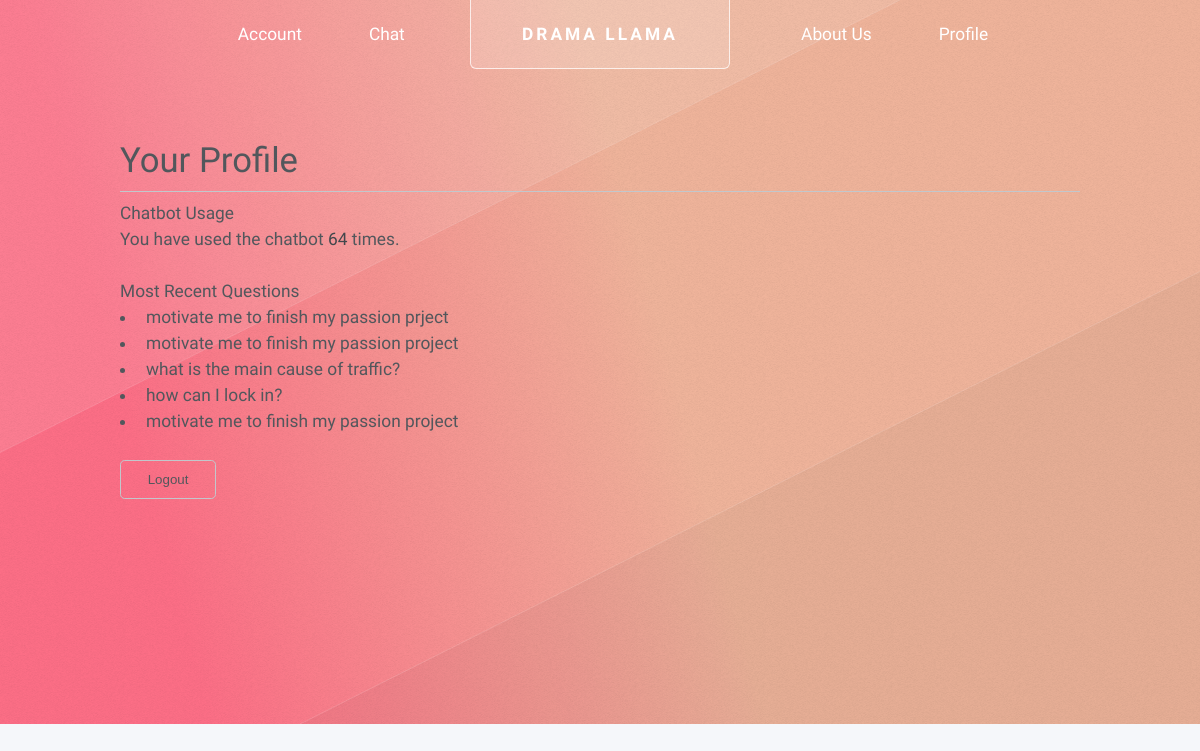
The app's page /profile (signed in), older data.
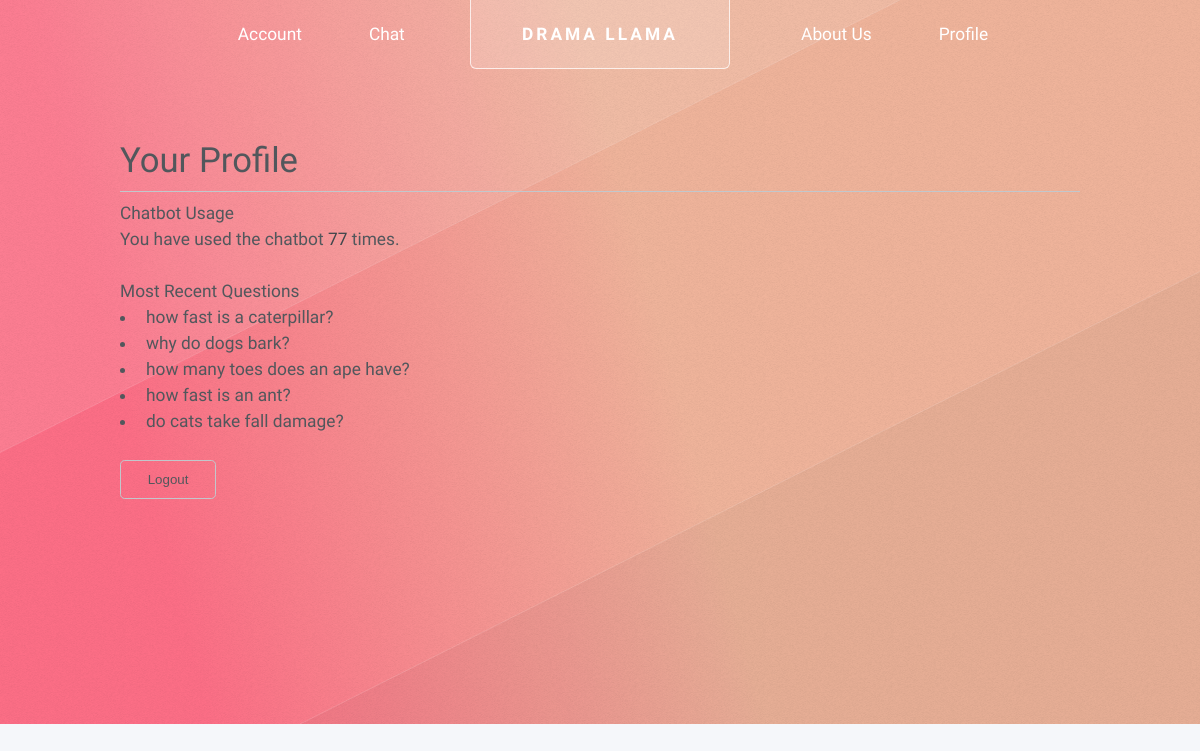
The same page, newer data.
### website/models.py (models this page shows)
class Prompt(db.Model):
    id = db.Column(db.Integer, primary_key=True)
    data = db.Column(db.Text, nullable=False)
    date = db.Column(db.DateTime, default=datetime.utcnow)
    user_id = db.Column(db.Integer, db.ForeignKey('user.id'), nullable=False)

### website/routes.py (the view)
@routes.route('/profile')
@login_required
def profile():
    user_id = current_user.id
    prompts = get_prompts_by_user_id(user_id)
    chat_count = len(prompts)
    recent_questions = [prompt.data for prompt in prompts][-5:]
    return render_template('profile.html', chat_count=chat_count, recent_questions=recent_questions)

### website/__init__.py (called while the page is built)
def create_app():
    app = Flask(__name__)
    app.config['SECRET_KEY'] = '69_2024_0030'
    app.config['SQLALCHEMY_DATABASE_URI'] = 'sqlite:///drama_llama.db'  # Change this URI as needed
    app.config['SQLALCHEMY_TRACK_MODIFICATIONS'] = False
    db.init_app(app)
    login_manager = LoginManager()
    login_manager.login_view = 'routes.login'
    login_manager.init_app(app)
    from .models import User
    @login_manager.user_loader
    def load_user(user_id):
        return User.query.get(int(user_id))
    from .routes import routes
    from .views import views
    app.register_blueprint(routes, url_prefix='/')  # Register Blueprints
    app.register_blueprint(views, url_prefix='/')  # Register Blueprints
    return app

### website/functions.py (called while the page is built)
def get_prompts_by_user_id(user_id):
    return Prompt.query.filter_by(user_id=user_id).all()

### website/templates/profile.html (shortened to what this page needs)
{% extends 'base.html' %}
{% block content %}
<div class="container mt-5">
    <h2>Your Profile</h2>
    <hr>
    <div class="profile-info">
        <h4>Chatbot Usage</h4>
        <p>You have used the chatbot <strong>{{ chat_count }}</strong> times.</p>
    </div>
    <div class="recent-questions mt-4">
        <h4>Most Recent Questions</h4>
        <ul class="list-group">
            {% for question in recent_questions %}
                <li class="list-group-item">{{ question }}</li>
            {% else %}
                <li class="list-group-item">No recent questions found.</li>
            {% endfor %}
        </ul>
    </div>
    <div class="logout-section mt-5">
        <form action="{{ url_for('routes.logout') }}" method="Get">
            <button type="submit" class="btn btn-danger">Logout</button>
        </form>
</div>
<br/>
<br/>
<br/>
<br/>
<br/>
<br/>
{% endblock %}

### website/templates/base.html (shortened to what this page needs)
<!DOCTYPE HTML>
<html>
    <head>
        <link rel="stylesheet" href="{{ url_for('static', filename='assets/css/main.css') }}" />
    </head>
    <body class="homepage is-preload">
        <div id="page-wrapper">
                <div id="header-wrapper">
                    <div id="header" class="container">
                            <h1 id="logo"><a href="/">Drama llama</a></h1>
                        <nav id="nav">
                            <ul>
                                <li>
                                    <a href="#">Account</a>
                                </li>
                                <li>
                                    <a href="#">Chat</a>
                                </li>
                                <li class="break"><a href="{{ url_for('routes.about_us') }}">About Us</a></li>
                                <li><a href="{{ url_for('routes.profile') }}">Profile</a></li>
                            </ul>
                        </nav>
                            <div class="container">{% block content %} {% endblock %}</div>
    </body>
</html>

Row changes from the older to the newer data that the page shows:
no longer on this page (row unchanged): Prompt: data "motivate me to finish my passion prject"
no longer on this page (row unchanged): Prompt: data "motivate me to finish my passion project"
no longer on this page (row unchanged): Prompt: data "what is the main cause of traffic?"
no longer on this page (row unchanged): Prompt: data "how can I lock in?"
no longer on this page (row unchanged): Prompt: data "motivate me to finish my passion project"
added Prompt: data "how fast is a caterpillar?"
added Prompt: data "why do dogs bark?"
added Prompt: data "how many toes does an ape have?"
added Prompt: data "how fast is an ant?"
added Prompt: data "do cats take fall damage?"
Text that changed along with them:
{{ chat_count }}: "64" → "77"
